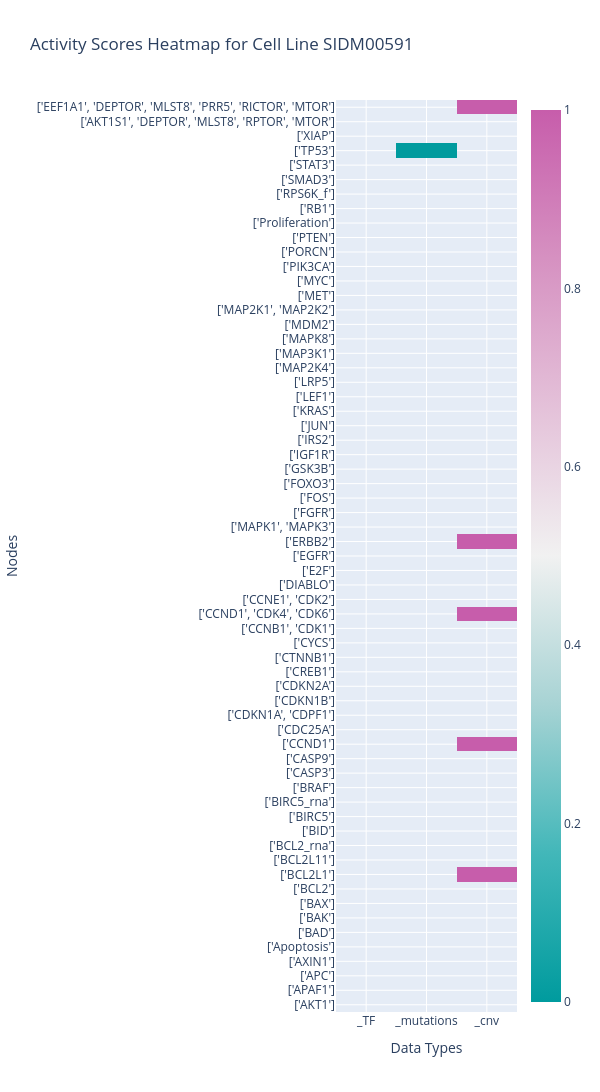

Here is the notebook cell this chart was saved with:
### Code cell
# HEATMAP OF A SINGLE CELL LINE ACROSS DATA TYPES
fig = go.Figure(data=go.Heatmap(
    z=cell_line_df.drop(columns=['symbol']).values,
    x=cell_line_df.drop(columns=['symbol']).columns,
    y=cell_line_df['symbol'],
    colorscale='Tropic',
    hoverongaps=True
))
fig.update_layout(
    title=f'Activity Scores Heatmap for Cell Line {cell_line_to_inspect}',
    yaxis_nticks=num_nodes,
    yaxis_title='Nodes',
    xaxis_title='Data Types',
    height=1200,
    width=600
)
fig.show()

### Figure 1 — Plotly figure (JSON) as saved in the notebook; plotly's stock layout.template omitted (floating-point values rounded to 4 significant figures; data arrays with more than 128 entries replaced by an {"elided": "..."} marker saying what was removed)
{"data": [{"colorscale": [[0, "rgb(0, 155, 158)"], [0.1667, "rgb(66, 183, 185)"], [0.3333, "rgb(167, 211, 212)"], [0.5, "rgb(241, 241, 241)"], [0.6667, "rgb(228, 193, 217)"], [0.8333, "rgb(214, 145, 193)"], [1, "rgb(199, 93, 171)"]], "hoverongaps": true, "type": "heatmap", "x": ["_TF", "_mutations", "_cnv"], "y": ["['AKT1']", "['APAF1']", "['APC']", "['AXIN1']", "['Apoptosis']", "['BAD']", "['BAK']", "['BAX']", "['BCL2']", "['BCL2L1']", "['BCL2L11']", "['BCL2_rna']", "['BID']", "['BIRC5']", "['BIRC5_rna']", "['BRAF']", "['CASP3']", "['CASP9']", "['CCND1']", "['CDC25A']", "['CDKN1A', 'CDPF1']", "['CDKN1B']", "['CDKN2A']", "['CREB1']", "['CTNNB1']", "['CYCS']", "['CCNB1', 'CDK1']", "['CCND1', 'CDK4', 'CDK6']", "['CCNE1', 'CDK2']", "['DIABLO']", "['E2F']", "['EGFR']", "['ERBB2']", "['MAPK1', 'MAPK3']", "['FGFR']", "['FOS']", "['FOXO3']", "['GSK3B']", "['IGF1R']", "['IRS2']", "['JUN']", "['KRAS']", "['LEF1']", "['LRP5']", "['MAP2K4']", "['MAP3K1']", "['MAPK8']", "['MDM2']", "['MAP2K1', 'MAP2K2']", "['MET']", "['MYC']", "['PIK3CA']", "['PORCN']", "['PTEN']", "['Proliferation']", "['RB1']", "['RPS6K_f']", "['SMAD3']", "['STAT3']", "['TP53']", "['XIAP']", "['AKT1S1', 'DEPTOR', 'MLST8', 'RPTOR', 'MTOR']", "['EEF1A1', 'DEPTOR', 'MLST8', 'PRR5', 'RICTOR', 'MTOR']"], "z": {"elided": "63x3 float values"}}], "layout": {"height": 1200, "title": {"text": "Activity Scores Heatmap for Cell Line SIDM00591"}, "width": 600, "xaxis": {"title": {"text": "Data Types"}}, "yaxis": {"nticks": 63, "title": {"text": "Nodes"}}}}
